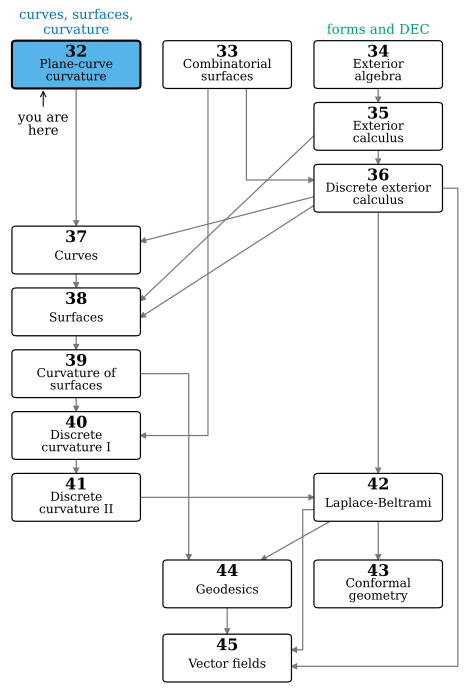

Here is the Python script that generated this plot:
"""Figure 32.1.2: the chapters of Track 2 and their dependencies (schematic).

The dependency list is GUIDELINES 9 ("Track 2 안의 의존 관계"). An arrow a -> b means "b uses a".
Run: PYTHONPATH=tools python3 chapters/32-ddg-overview/figures/fig-32-1-2-roadmap.py
"""
import dgfig
dgfig.setup()
import numpy as np  # noqa: E402
import matplotlib.pyplot as plt  # noqa: E402
from matplotlib.patches import FancyBboxPatch, FancyArrowPatch  # noqa: E402
from matplotlib.path import Path as MPath  # noqa: E402

C = dgfig.COLORS

TITLE = {
    32: "Plane-curve\ncurvature", 33: "Combinatorial\nsurfaces", 34: "Exterior\nalgebra",
    35: "Exterior\ncalculus", 36: "Discrete exterior\ncalculus", 37: "Curves", 38: "Surfaces",
    39: "Curvature of\nsurfaces", 40: "Discrete\ncurvature I", 41: "Discrete\ncurvature II",
    42: "Laplace-Beltrami", 43: "Conformal\ngeometry", 44: "Geodesics", 45: "Vector fields",
}
DEPS = {35: [34], 36: [33, 35], 37: [32, 36], 38: [35, 36, 37], 39: [38], 40: [33, 39], 41: [40],
        42: [36, 41], 43: [42], 44: [39, 42], 45: [36, 42, 44]}
# two branches (PLAN 13): B = curves/surfaces/curvature (left), A = forms/DEC (right)
_X = {"B": 0.0, "M": 2.75, "A": 5.5}
_DY = 1.5
POS = {32: (_X["B"], 10), 33: (_X["M"], 10), 34: (_X["A"], 10), 35: (_X["A"], 10 - _DY), 36: (_X["A"], 10 - 2 * _DY),
       37: (_X["B"], 10 - 3 * _DY), 38: (_X["B"], 10 - 4 * _DY), 39: (_X["B"], 10 - 5 * _DY),
       40: (_X["B"], 10 - 6 * _DY), 41: (_X["B"], 10 - 7 * _DY), 42: (_X["A"], 10 - 7 * _DY),
       43: (_X["A"], 10 - 8.4 * _DY), 44: (_X["M"], 10 - 8.4 * _DY), 45: (_X["M"], 10 - 9.6 * _DY)}

# self-check: every dependency points to an earlier row or the same row (the layout is a valid order)
for b, al in DEPS.items():
    for a in al:
        assert POS[a][1] >= POS[b][1], (a, b)
        assert a < b
assert set(POS) == set(TITLE) == set(range(32, 46))

W, H = 2.3, 1.12
fig, ax = plt.subplots(figsize=(6.2, 9.2))


def top(k, dx=0.0):
    return (POS[k][0] + dx, POS[k][1] + H / 2)


def bottom(k, dx=0.0):
    return (POS[k][0] + dx, POS[k][1] - H / 2)


def left(k, dy=0.0):
    return (POS[k][0] - W / 2, POS[k][1] + dy)


def right(k, dy=0.0):
    return (POS[k][0] + W / 2, POS[k][1] + dy)


# explicit routes (polylines from box a to box b). Long edges run down the empty middle column, through the gaps
# between the columns, or around the right edge, so that no edge passes behind a box it does not connect.
GAP = (_X["M"] + _X["A"]) / 2                     # x in the gap between the middle and right columns
FAR = _X["A"] + W / 2 + 0.3                       # x to the right of the right column
ROUTES = {
    (34, 35): [bottom(34), top(35)],
    (35, 36): [bottom(35), top(36)],
    (33, 36): [bottom(33, 0.35), (_X["M"] + 0.35, POS[36][1] + 0.2), left(36, 0.2)],
    (33, 40): [bottom(33, -0.35), (_X["M"] - 0.35, POS[40][1]), right(40)],
    (32, 37): [bottom(32), top(37)],
    (36, 37): [left(36, -0.2), right(37, 0.2)],
    (35, 38): [left(35, -0.2), right(38, 0.25)],
    (36, 38): [left(36, -0.4), right(38, -0.15)],
    (37, 38): [bottom(37), top(38)],
    (38, 39): [bottom(38), top(39)],
    (39, 40): [bottom(39), top(40)],
    (40, 41): [bottom(40), top(41)],
    (39, 44): [right(39), (_X["M"] - 0.7, POS[39][1]), top(44, -0.7)],
    (41, 42): [right(41), left(42)],
    (36, 42): [bottom(36), top(42)],
    (42, 43): [bottom(42), top(43)],
    (42, 44): [bottom(42, -0.85), top(44, 0.6)],
    (42, 45): [left(42, -0.3), (GAP, POS[42][1] - 0.3), (GAP, POS[45][1] + 0.2), right(45, 0.2)],
    (44, 45): [bottom(44), top(45)],
    (36, 45): [right(36), (FAR, POS[36][1]), (FAR, POS[45][1] - 0.2), right(45, -0.2)],
}
assert set(ROUTES) == {(a, b) for b, al in DEPS.items() for a in al}


def inside(pt, k, margin=0.03):
    x, y = pt
    return abs(x - POS[k][0]) < W / 2 - margin and abs(y - POS[k][1]) < H / 2 - margin


# self-check: no route enters a box other than its two ends (no edge hidden behind a box)
for (a, b), pts in ROUTES.items():
    for p, q in zip(pts[:-1], pts[1:]):
        for s in np.linspace(0, 1, 401):
            pt = (p[0] + s * (q[0] - p[0]), p[1] + s * (q[1] - p[1]))
            hit = [k for k in POS if k not in (a, b) and inside(pt, k)]
            assert not hit, ((a, b), hit)

for (a, b), pts in ROUTES.items():
    codes = [MPath.MOVETO] + [MPath.LINETO] * (len(pts) - 1)
    ax.add_patch(FancyArrowPatch(path=MPath(pts, codes), arrowstyle="-|>", mutation_scale=9, color=C["aux"],
                                 lw=0.9, shrinkA=1, shrinkB=1, zorder=1, joinstyle="miter"))

for k, (x, y) in POS.items():
    here = k == 32
    ax.add_patch(FancyBboxPatch((x - W / 2, y - H / 2), W, H, boxstyle="round,pad=0.02,rounding_size=0.08",
                                fc=C["region"] if here else "white", alpha=1.0, ec=C["main"],
                                lw=1.6 if here else 0.9, zorder=2))
    ax.text(x, y + 0.3, str(k), ha="center", va="center", fontsize=12, fontweight="bold", zorder=3)
    ax.text(x, y - 0.15, TITLE[k], ha="center", va="center", fontsize=9.2, linespacing=1.05, zorder=3)

ax.text(_X["B"], 10.68, "curves, surfaces,\ncurvature", ha="center", va="bottom", fontsize=10, color=C["tangent"])
ax.text(_X["A"], 10.68, "forms and DEC", ha="center", va="bottom", fontsize=10, color=C["third"])
ax.annotate("you are\nhere", xy=(-0.6, 10 - H / 2), xytext=(-0.6, 8.3), fontsize=10, ha="center",
            linespacing=1.0, arrowprops=dict(arrowstyle="->", color=C["main"], lw=0.8))
ax.set_xlim(-1.3, FAR + 0.15)
ax.set_ylim(10 - 9.6 * _DY - 0.65, 11.45)
ax.set_axis_off()
dgfig.save(fig, __file__)
